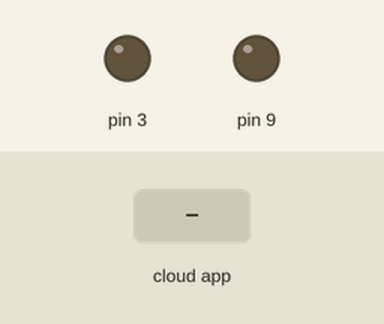
A sketch run on a simulated Arduino Mega 2560, built with avr-gcc and run on an emulated ATmega2560. Shown: output pins drawn as LEDs (lit = HIGH). The inputs (shaded band) are chosen by the test bench. The ROS host is connected and sends only what is stated.

Above: at 1.2 s.
1.3 s: the phone or cloud app sets mega to -100
At 2.5 s:
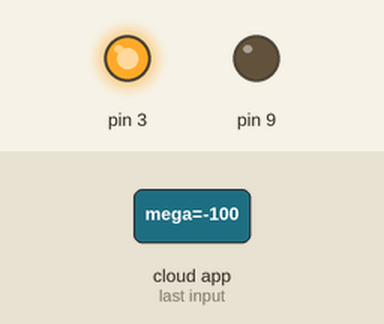
2.8 s: the phone or cloud app sets mega to 100
At 3.6 s:
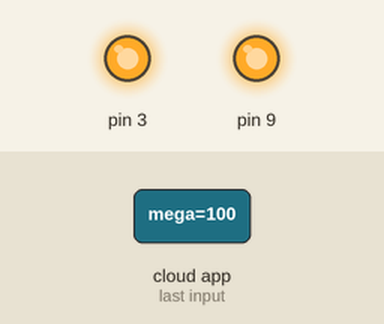
4.3 s: the phone or cloud app sets mega to 0
At 4.9 s:
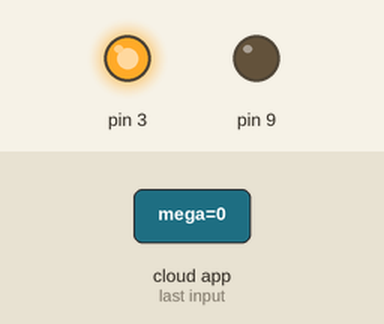
Timing chart, 0 to 7.3 s (numbered marks = the images above; inputs shaded):
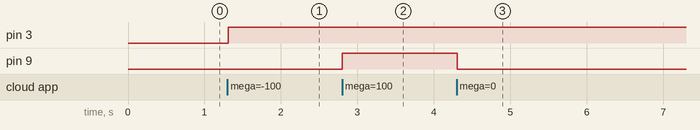

Measured:
- after the input at 1.3 s, pin 3: LOW → HIGH at once
- after the input at 2.8 s, pin 9: LOW → HIGH at once
- after the input at 4.3 s, pin 9: HIGH → LOW at once

The sketch:

Hand_gesture.ino
```cpp
#include <ros.h>
#include <std_msgs/Float32.h>

ros::NodeHandle nh;

void percentageCallback(const std_msgs::Float32& msg) {
  float percentage = msg.data;
  if (percentage < 20)
  {
    analogWrite(9, 2.55 * 0);
    digitalWrite(3, HIGH);
  }
  if (percentage >= 20 && percentage <= 40)
  {
    analogWrite(9, 2.55 * 40);
    digitalWrite(3, HIGH);
  }
  if (percentage > 40 && percentage <= 60)
  {
    analogWrite(9, 2.55 * 60);
    digitalWrite(3, HIGH);
  }
  if (percentage > 60 && percentage <= 80)
  {
    analogWrite(9, 2.55 * 80);
    digitalWrite(3, HIGH);
  }
  if (percentage > 80 && percentage <= 100)
  {
    analogWrite(9, 2.55 * 100);
    digitalWrite(3, HIGH);
  }

}
  ros::Subscriber<std_msgs::Float32> sub("mega", &percentageCallback);

  void setup() {

    pinMode(9, OUTPUT);
    pinMode(3, OUTPUT);
    nh.initNode();
    nh.subscribe(sub);
  }

  void loop() {
    nh.spinOnce();
    delay(10);
  }
```
